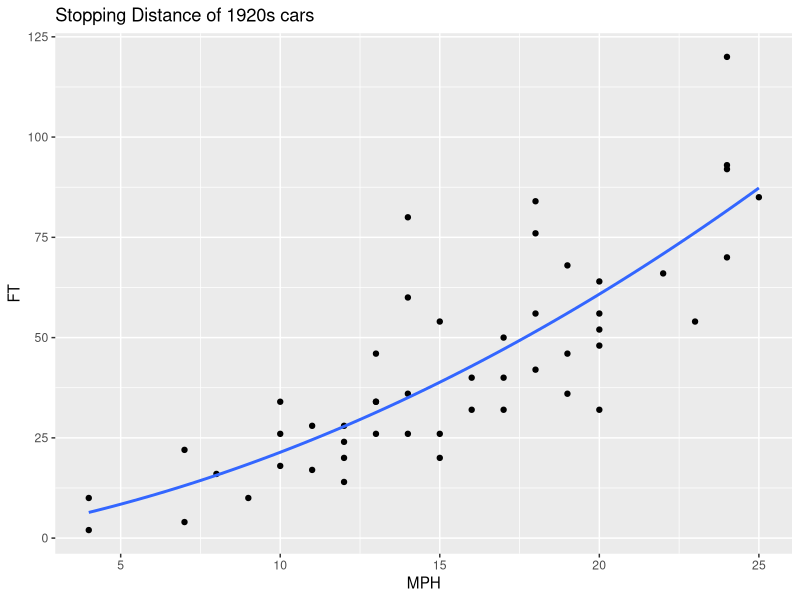

R code for this plot:
## ---- chunk 1
library(datasets)
data("cars")
summary(cars)
## ---- chunk 2
library(ggplot2)
qplot(x=speed, y=dist, data=cars, geom=c("point", "smooth"),
      method="lm", formula=y~x+I(x^2)-1, se=F,
      main="Stopping Distance of 1920s cars",
      xlab = "MPH", ylab = "FT" )
